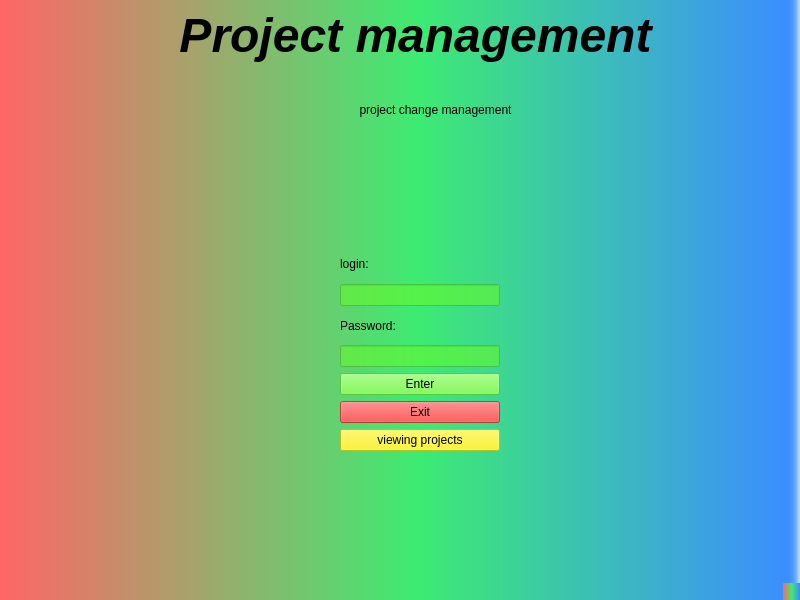
<?xml version="1.0" encoding="UTF-8"?>
<ui version="4.0">
 <class>MainWindow</class>
 <widget class="QMainWindow" name="MainWindow">
  <property name="geometry">
   <rect>
    <x>0</x>
    <y>0</y>
    <width>800</width>
    <height>600</height>
   </rect>
  </property>
  <property name="windowTitle">
   <string>MainWindow</string>
  </property>
  <property name="styleSheet">
   <string notr="true">background-color: qlineargradient(spread:pad, x1:0, y1:0, x2:1, y2:0, stop:0 rgba(255, 102, 102, 255), stop:0.521277 rgba(61, 235, 114, 255), stop:0.98 rgba(59, 142, 255, 255), stop:1 rgba(0, 0, 0, 0));</string>
  </property>
  <widget class="QWidget" name="centralwidget">
   <widget class="QWidget" name="gridWidget" native="true">
    <property name="geometry">
     <rect>
      <x>340</x>
      <y>250</y>
      <width>160</width>
      <height>201</height>
     </rect>
    </property>
    <property name="styleSheet">
     <string notr="true">background-color: rgba(191, 64, 64, 0);</string>
    </property>
    <layout class="QGridLayout" name="gridLayout">
     <item row="4" column="0">
      <widget class="QLineEdit" name="lineEdit">
       <property name="styleSheet">
        <string notr="true">background-color: rgba(100, 246, 47, 153);</string>
       </property>
      </widget>
     </item>
     <item row="5" column="0">
      <widget class="QPushButton" name="pushButton">
       <property name="styleSheet">
        <string notr="true">background-color: rgba(100, 246, 47, 153);</string>
       </property>
       <property name="text">
        <string>Enter</string>
       </property>
      </widget>
     </item>
     <item row="2" column="0">
      <widget class="QLineEdit" name="lineEdit_2">
       <property name="styleSheet">
        <string notr="true">background-color: rgba(100, 246, 47, 153);

</string>
       </property>
       <property name="text">
        <string/>
       </property>
      </widget>
     </item>
     <item row="6" column="0">
      <widget class="QPushButton" name="pushButton_2">
       <property name="styleSheet">
        <string notr="true">background-color: rgba(251, 19, 19, 166);</string>
       </property>
       <property name="text">
        <string>Exit</string>
       </property>
      </widget>
     </item>
     <item row="1" column="0">
      <widget class="QLabel" name="label_2">
       <property name="styleSheet">
        <string notr="true">background-color: rgba(191, 64, 64, 0);</string>
       </property>
       <property name="text">
        <string>login:</string>
       </property>
      </widget>
     </item>
     <item row="3" column="0">
      <widget class="QLabel" name="label_3">
       <property name="styleSheet">
        <string notr="true">background-color: rgba(191, 64, 64, 0);</string>
       </property>
       <property name="text">
        <string>Password:</string>
       </property>
      </widget>
     </item>
     <item row="7" column="0">
      <widget class="QPushButton" name="pushButton_3">
       <property name="styleSheet">
        <string notr="true">background-color: rgba(255, 246, 0, 163);</string>
       </property>
       <property name="text">
        <string>viewing projects</string>
       </property>
      </widget>
     </item>
    </layout>
   </widget>
   <widget class="QLabel" name="label">
    <property name="geometry">
     <rect>
      <x>160</x>
      <y>0</y>
      <width>511</width>
      <height>71</height>
     </rect>
    </property>
    <property name="styleSheet">
     <string notr="true">background-color: rgba(191, 64, 64, 0);</string>
    </property>
    <property name="text">
     <string>&lt;html&gt;&lt;head/&gt;&lt;body&gt;&lt;p align=&quot;center&quot;&gt;&lt;span style=&quot; font-size:36pt; font-weight:600; font-style:italic;&quot;&gt;Project management&lt;/span&gt;&lt;/p&gt;&lt;/body&gt;&lt;/html&gt;</string>
    </property>
   </widget>
   <widget class="QLabel" name="label_4">
    <property name="geometry">
     <rect>
      <x>320</x>
      <y>80</y>
      <width>231</width>
      <height>61</height>
     </rect>
    </property>
    <property name="styleSheet">
     <string notr="true">background-color: rgba(191, 64, 64, 0);</string>
    </property>
    <property name="text">
     <string>&lt;html&gt;&lt;head/&gt;&lt;body&gt;&lt;p align=&quot;center&quot;&gt;project change management&lt;/p&gt;&lt;/body&gt;&lt;/html&gt;</string>
    </property>
   </widget>
  </widget>
  <widget class="QMenuBar" name="menubar">
   <property name="geometry">
    <rect>
     <x>0</x>
     <y>0</y>
     <width>800</width>
     <height>23</height>
    </rect>
   </property>
  </widget>
  <widget class="QStatusBar" name="statusbar"/>
 </widget>
 <resources/>
 <connections/>
</ui>
